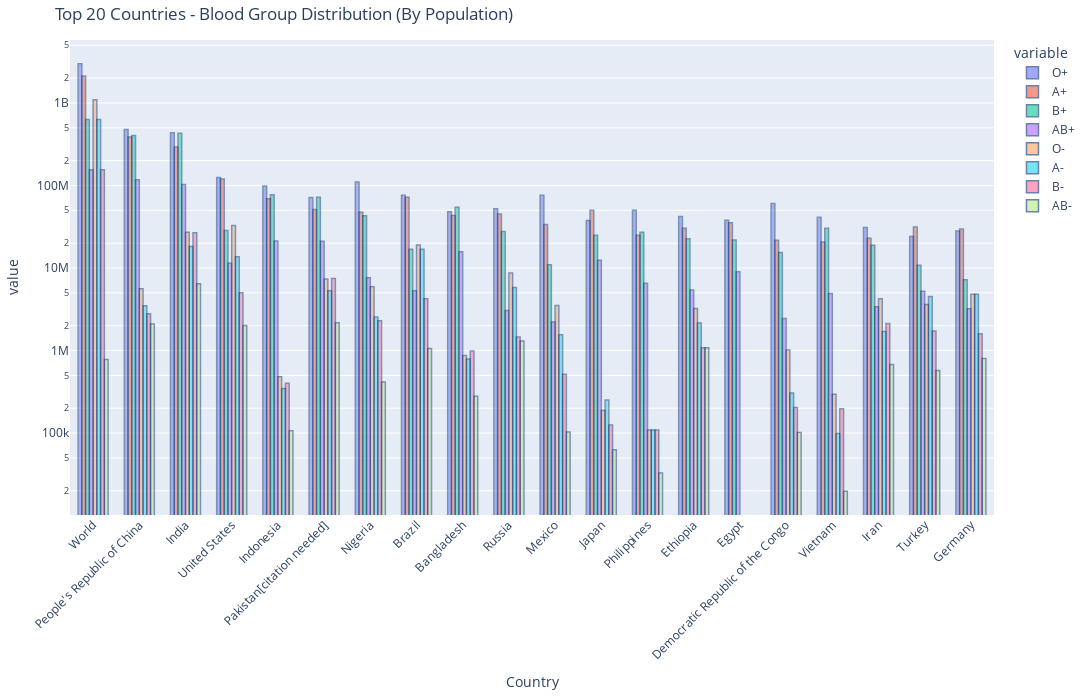

Notebook cell for this chart:
### Code cell
df_sorted = df.sort_values(by = 'Population', ascending = False)

for col in blood_groups:
    df_sorted[col] = (df_sorted[col] / 100) * df_sorted['Population']
fig = px.bar(
    df_sorted.head(20),  # Show only the top 20 countries
    x="Country",
    y=["O+", "A+", "B+", "AB+", "O-", "A-", "B-", "AB-"],
    title="Top 20 Countries - Blood Group Distribution (By Population)",
    barmode="group",
    opacity=0.8  # Make bars more visible
)

fig.update_layout(
    xaxis_tickangle=-45,
    height=700,
    width=1200,
    yaxis_type="log",
    margin=dict(l=20, r=20, t=40, b=20),
    bargap=0.35
)
fig.update_traces(marker_line_color='rgb(8,48,107)',
                  marker_line_width=1.5, opacity=0.6)

fig.show()

### Figure 1 — Plotly figure (JSON) as saved in the notebook; plotly's stock layout.template omitted (floating-point values rounded to 4 significant figures)
{"data": [{"alignmentgroup": "True", "hovertemplate": "variable=O+<br>Country=%{x}<br>value=%{y}<extra></extra>", "legendgroup": "O+", "marker": {"color": "#636efa", "line": {"color": "rgb(8,48,107)", "width": 1.5}, "opacity": 0.8, "pattern": {"shape": ""}}, "name": "O+", "offsetgroup": "O+", "opacity": 0.6, "orientation": "v", "showlegend": true, "textposition": "auto", "type": "bar", "x": ["World", "People's Republic of China", "India", "United States", "Indonesia", "Pakistan[citation needed]", "Nigeria", "Brazil", "Bangladesh", "Russia", "Mexico", "Japan", "Philippines", "Ethiopia", "Egypt", "Democratic Republic of the Congo", "Vietnam", "Iran", "Turkey", "Germany"], "xaxis": "x", "y": [2985000000.0, 475300000.0, 435700000.0, 125300000.0, 98320000.0, 71550000.0, 110200000.0, 76220000.0, 47930000.0, 52370000.0, 76020000.0, 37530000.0, 50110000.0, 42160000.0, 37940000.0, 60560000.0, 41170000.0, 31000000.0, 24110000.0, 28060000.0], "yaxis": "y"}, {"alignmentgroup": "True", "hovertemplate": "variable=A+<br>Country=%{x}<br>value=%{y}<extra></extra>", "legendgroup": "A+", "marker": {"color": "#EF553B", "line": {"color": "rgb(8,48,107)", "width": 1.5}, "opacity": 0.8, "pattern": {"shape": ""}}, "name": "A+", "offsetgroup": "A+", "opacity": 0.6, "orientation": "v", "showlegend": true, "textposition": "auto", "type": "bar", "x": ["World", "People's Republic of China", "India", "United States", "Indonesia", "Pakistan[citation needed]", "Nigeria", "Brazil", "Bangladesh", "Russia", "Mexico", "Japan", "Philippines", "Ethiopia", "Egypt", "Democratic Republic of the Congo", "Vietnam", "Iran", "Turkey", "Germany"], "xaxis": "x", "y": [2122000000.0, 385800000.0, 292000000.0, 119600000.0, 69080000.0, 51280000.0, 47430000.0, 71980000.0, 43160000.0, 45100000.0, 33740000.0, 49950000.0, 25000000.0, 30270000.0, 35340000.0, 21680000.0, 20630000.0, 22930000.0, 31410000.0, 29660000.0], "yaxis": "y"}, {"alignmentgroup": "True", "hovertemplate": "variable=B+<br>Country=%{x}<br>value=%{y}<extra></extra>", "legendgroup": "B+", "marker": {"color": "#00cc96", "line": {"color": "rgb(8,48,107)", "width": 1.5}, "opacity": 0.8, "pattern": {"shape": ""}}, "name": "B+", "offsetgroup": "B+", "opacity": 0.6, "orientation": "v", "showlegend": true, "textposition": "auto", "type": "bar", "x": ["World", "People's Republic of China", "India", "United States", "Indonesia", "Pakistan[citation needed]", "Nigeria", "Brazil", "Bangladesh", "Russia", "Mexico", "Japan", "Philippines", "Ethiopia", "Egypt", "Democratic Republic of the Congo", "Vietnam", "Iran", "Turkey", "Germany"], "xaxis": "x", "y": [629600000.0, 404000000.0, 429900000.0, 28470000.0, 77040000.0, 72030000.0, 42990000.0, 16940000.0, 54350000.0, 27640000.0, 10970000.0, 24980000.0, 27190000.0, 22700000.0, 21820000.0, 15470000.0, 30410000.0, 18850000.0, 10830000.0, 7214000.0], "yaxis": "y"}, {"alignmentgroup": "True", "hovertemplate": "variable=AB+<br>Country=%{x}<br>value=%{y}<extra></extra>", "legendgroup": "AB+", "marker": {"color": "#ab63fa", "line": {"color": "rgb(8,48,107)", "width": 1.5}, "opacity": 0.8, "pattern": {"shape": ""}}, "name": "AB+", "offsetgroup": "AB+", "opacity": 0.6, "orientation": "v", "showlegend": true, "textposition": "auto", "type": "bar", "x": ["World", "People's Republic of China", "India", "United States", "Indonesia", "Pakistan[citation needed]", "Nigeria", "Brazil", "Bangladesh", "Russia", "Mexico", "Japan", "Philippines", "Ethiopia", "Egypt", "Democratic Republic of the Congo", "Vietnam", "Iran", "Turkey", "Germany"], "xaxis": "x", "y": [155500000.0, 117400000.0, 103100000.0, 11390000.0, 21260000.0, 21030000.0, 7615000.0, 5293000.0, 15740000.0, 3055000.0, 2226000.0, 12430000.0, 6518000.0, 5406000.0, 9007000.0, 2443000.0, 4916000.0, 3397000.0, 5249000.0, 3206000.0], "yaxis": "y"}, {"alignmentgroup": "True", "hovertemplate": "variable=O-<br>Country=%{x}<br>value=%{y}<extra></extra>", "legendgroup": "O-", "marker": {"color": "#FFA15A", "line": {"color": "rgb(8,48,107)", "width": 1.5}, "opacity": 0.8, "pattern": {"shape": ""}}, "name": "O-", "offsetgroup": "O-", "opacity": 0.6, "orientation": "v", "showlegend": true, "textposition": "auto", "type": "bar", "x": ["World", "People's Republic of China", "India", "United States", "Indonesia", "Pakistan[citation needed]", "Nigeria", "Brazil", "Bangladesh", "Russia", "Mexico", "Japan", "Philippines", "Ethiopia", "Egypt", "Democratic Republic of the Congo", "Vietnam", "Iran", "Turkey", "Germany"], "xaxis": "x", "y": [1096000000.0, 5592000.0, 27190000.0, 32830000.0, 480600.0, 7384000.0, 5926000.0, 19050000.0, 869700.0, 8729000.0, 3512000.0, 188300.0, 109200.0, 3243000.0, 0.0, 1018000.0, 296200.0, 4246000.0, 3609000.0, 4810000.0], "yaxis": "y"}, {"alignmentgroup": "True", "hovertemplate": "variable=A-<br>Country=%{x}<br>value=%{y}<extra></extra>", "legendgroup": "A-", "marker": {"color": "#19d3f3", "line": {"color": "rgb(8,48,107)", "width": 1.5}, "opacity": 0.8, "pattern": {"shape": ""}}, "name": "A-", "offsetgroup": "A-", "opacity": 0.6, "orientation": "v", "showlegend": true, "textposition": "auto", "type": "bar", "x": ["World", "People's Republic of China", "India", "United States", "Indonesia", "Pakistan[citation needed]", "Nigeria", "Brazil", "Bangladesh", "Russia", "Mexico", "Japan", "Philippines", "Ethiopia", "Egypt", "Democratic Republic of the Congo", "Vietnam", "Iran", "Turkey", "Germany"], "xaxis": "x", "y": [629600000.0, 3495000.0, 18210000.0, 13730000.0, 347100.0, 5288000.0, 2546000.0, 16940000.0, 787700.0, 5819000.0, 1557000.0, 251000.0, 109200.0, 2162000.0, 0.0, 305300.0, 98720.0, 1698000.0, 4511000.0, 4810000.0], "yaxis": "y"}, {"alignmentgroup": "True", "hovertemplate": "variable=B-<br>Country=%{x}<br>value=%{y}<extra></extra>", "legendgroup": "B-", "marker": {"color": "#FF6692", "line": {"color": "rgb(8,48,107)", "width": 1.5}, "opacity": 0.8, "pattern": {"shape": ""}}, "name": "B-", "offsetgroup": "B-", "opacity": 0.6, "orientation": "v", "showlegend": true, "textposition": "auto", "type": "bar", "x": ["World", "People's Republic of China", "India", "United States", "Indonesia", "Pakistan[citation needed]", "Nigeria", "Brazil", "Bangladesh", "Russia", "Mexico", "Japan", "Philippines", "Ethiopia", "Egypt", "Democratic Republic of the Congo", "Vietnam", "Iran", "Turkey", "Germany"], "xaxis": "x", "y": [155500000.0, 2796000.0, 26790000.0, 5025000.0, 400500.0, 7455000.0, 2304000.0, 4234000.0, 984600.0, 1455000.0, 514600.0, 125500.0, 109200.0, 1081000.0, 0.0, 203600.0, 197400.0, 2123000.0, 1722000.0, 1603000.0], "yaxis": "y"}, {"alignmentgroup": "True", "hovertemplate": "variable=AB-<br>Country=%{x}<br>value=%{y}<extra></extra>", "legendgroup": "AB-", "marker": {"color": "#B6E880", "line": {"color": "rgb(8,48,107)", "width": 1.5}, "opacity": 0.8, "pattern": {"shape": ""}}, "name": "AB-", "offsetgroup": "AB-", "opacity": 0.6, "orientation": "v", "showlegend": true, "textposition": "auto", "type": "bar", "x": ["World", "People's Republic of China", "India", "United States", "Indonesia", "Pakistan[citation needed]", "Nigeria", "Brazil", "Bangladesh", "Russia", "Mexico", "Japan", "Philippines", "Ethiopia", "Egypt", "Democratic Republic of the Congo", "Vietnam", "Iran", "Turkey", "Germany"], "xaxis": "x", "y": [777300.0, 2097000.0, 6429000.0, 2010000.0, 106800.0, 2167000.0, 417000.0, 1059000.0, 279000.0, 1309000.0, 102900.0, 62750.0, 32750.0, 1081000.0, 0.0, 101800.0, 19740.0, 679400.0, 574100.0, 801600.0], "yaxis": "y"}], "layout": {"bargap": 0.35, "barmode": "group", "height": 700, "legend": {"title": {"text": "variable"}, "tracegroupgap": 0}, "margin": {"b": 20, "l": 20, "r": 20, "t": 40}, "title": {"text": "Top 20 Countries - Blood Group Distribution (By Population)"}, "width": 1200, "xaxis": {"anchor": "y", "domain": [0, 1], "tickangle": -45, "title": {"text": "Country"}}, "yaxis": {"anchor": "x", "domain": [0, 1], "title": {"text": "value"}, "type": "log"}}}
